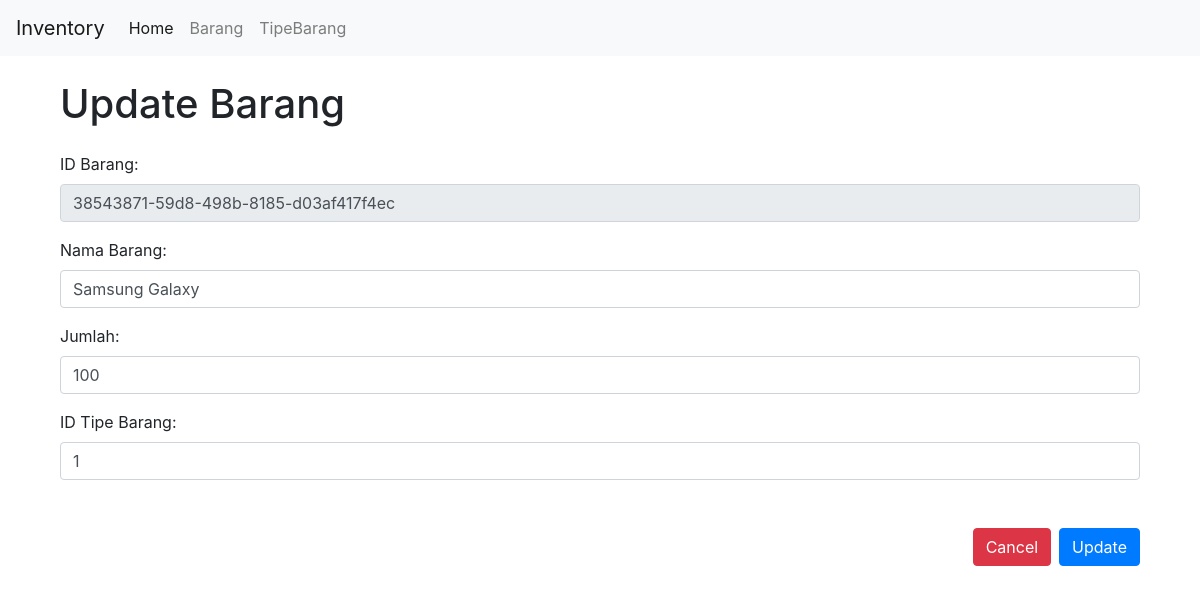
Page /barang/update/2 on the committed database.
### app.py (models this page shows, shortened)
class Barang(db.Model):
    __tablename__ = 'barang'
    id = db.Column(db.Integer, primary_key=True)
    id_barang = db.Column(db.String, unique=True, nullable=False)
    nama_barang = db.Column(db.String, nullable=False)
    jumlah = db.Column(db.Integer, nullable=False)
    tipe_id = db.Column(db.Integer, db.ForeignKey('tipebarang.id'), nullable=False)
    tipe = db.relationship("TipeBarang")

### app.py (the view, shortened to what this page needs)
@app.route('/barang/update/<int:id>', methods=['GET', 'POST'])
def update_barang(id):
    barang = Barang.query.get_or_404(id)
    errors = []
    return render_template('/barang/update.html', barang=barang)

### templates/barang/update.html (shortened to what this page needs)
{% extends "base/base.html" %} {% block content %}
<header class="container mt-4">
	<h1>Update Barang</h1>
</header>
<main class="container mt-4">
	<form
		id="update-barang-form"
		method="post"
		action="{{ url_for('update_barang', id=barang.id) }}"
	>
		<div class="form-group">
			<label for="id_barang">ID Barang:</label>
			<input
				type="text"
				id="id_barang"
				name="id_barang"
				class="form-control"
				required
				value="{{ barang.id_barang }}"
				readonly
			/>
		</div>
		<div class="form-group">
			<label for="nama_barang">Nama Barang:</label>
			<input
				type="text"
				id="nama_barang"
				name="nama_barang"
				class="form-control"
				required
				value="{{ barang.nama_barang }}"
			/>
		</div>
		<div class="form-group">
			<label for="jumlah">Jumlah:</label>
			<input
				type="number"
				id="jumlah"
				name="jumlah"
				class="form-control"
				required
				value="{{ barang.jumlah }}"
				min="1"
			/>
		</div>
		<div class="form-group">
			<label for="tipe_id">ID Tipe Barang:</label>
			<input
				type="number"
				id="tipe_id"
				name="tipe_id"
				class="form-control"
				required
				value="{{ barang.tipe_id }}"
			/>
		</div>
		<div class="button mt-5 d-flex justify-content-end">
			<a href="/barang" class="btn btn-danger me-2">Cancel</a>
			<input type="submit" class="btn btn-primary ml-2" value="Update" />
		</div>
	</form>
</main>
{% endblock %}

### rows in the picture
Barang: id_barang "38543871-59d8-498b-8185-d03af417f4ec", nama_barang "Samsung Galaxy", jumlah "100", tipe_id "1"
